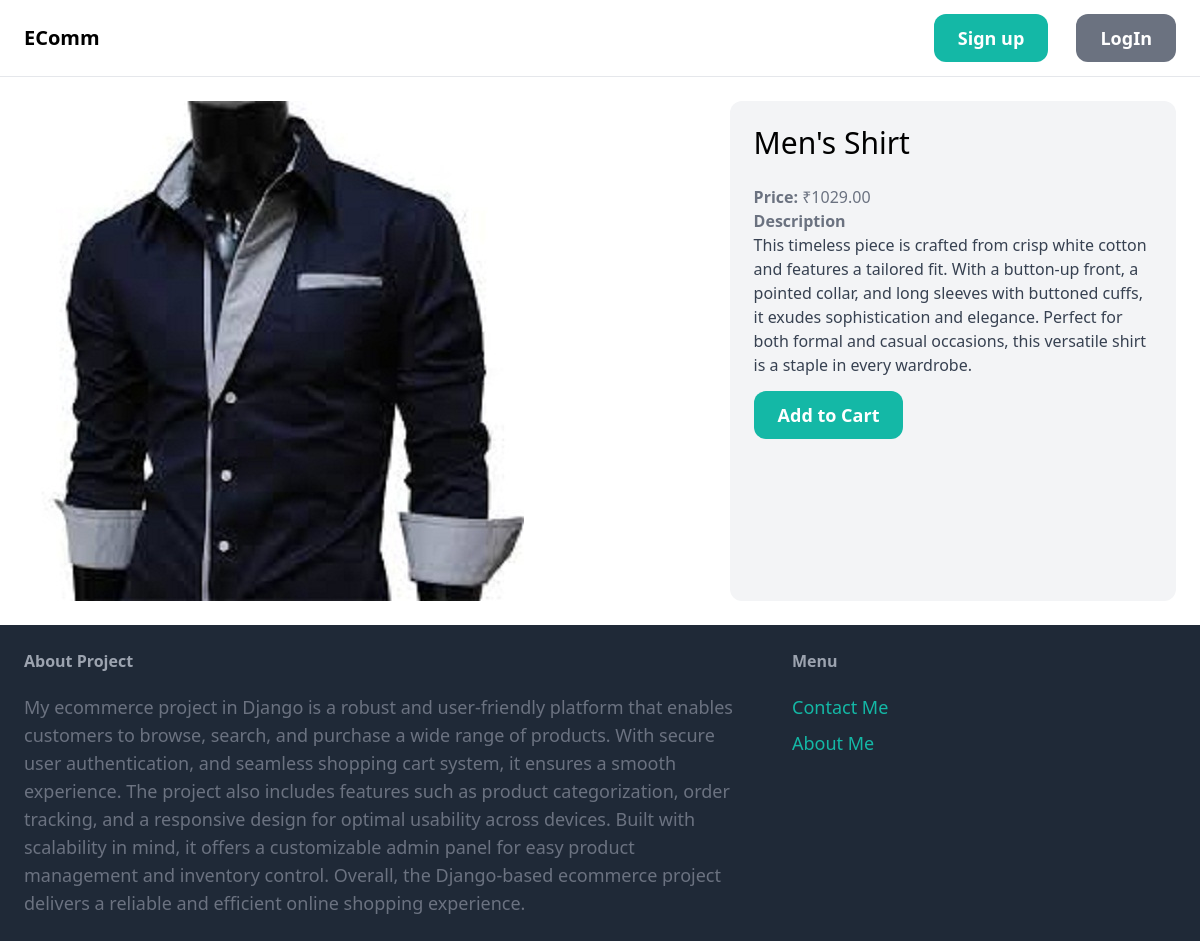
The app's page /product/4 with its own data.
### store/models.py (models this page shows, shortened)
class Product(models.Model):
    name = models.CharField(max_length=100)
    description = models.TextField()
    price = models.DecimalField(max_digits=8, decimal_places=2)
    category = models.ForeignKey(Category, on_delete=models.CASCADE)
    img = models.ImageField(upload_to='products', null=True, blank=True)

### store/views.py (the view)
# urls.py: path('product/<int:pk>', views.product_detail, name='product_detail'),
def product_detail(request, pk):
    product = get_list_or_404(Product, pk=pk)[0]
    buy = True
    if request.user.is_authenticated:
        cart, created = Cart.objects.get_or_create(user=request.user)
        products = cart.products.all()
        if product in products:
            buy=False
        return render(request, 'store/product_detail.html',{'product': product, 'buy': buy})
    return render(request, 'store/product_detail.html',{'product': product, 'buy': buy})

### store/templates/store/product_detail.html (shortened to what this page needs)
{% extends 'store/base.html'%}
{%block content%}
<div class="grid grid-cols-5 gap-6">
    <div class="col-span-3">
        <img src="{{product.img.url}}" alt="img1" class="rounded-xl">
    </div>
    <div class="col-span-2 p-6 bg-gray-100 rounded-xl">
        <h1 class="mb-6 text-3xl">{{product.name}}</h1>
        <p class="text-gray-500"><strong>Price: </strong>₹{{product.price}}</p>
        {%if product.description%}
        <p class="text-gray-700">
            <strong class="text-gray-500">Description</strong><br>
            {{product.description}}
        </p>
        {%endif%}
        <br>
        <form action="." method="post">
            {%if buy%}
            <a href="{%url 'store:add_to_cart' product.id%}" class="px-6 py-3 text-lg font-semibold bg-teal-500 text-white rounded-xl hover:bg-teal-700">Add to Cart</a>
            {%else%}
            <a href="{%url 'store:remove_from_cart' product.id%}" class="px-6 py-3 text-lg font-semibold bg-teal-500 text-white rounded-xl hover:bg-teal-700">Remove from Cart</a>
            {%endif%}
        </form>
    </div>
</div>
{%endblock%}

### records on screen
Product: img (picture), name "Men's Shirt", price "1029.00", description "This timeless piece is crafted from crisp white cotton and features a tailored fit. With a button-up front, a pointed collar, and long sleeves with buttoned cuffs, it exudes sophistication and elegance. Perfect for both formal and casual occasions, this versatile shirt is a staple in every wardrobe."
